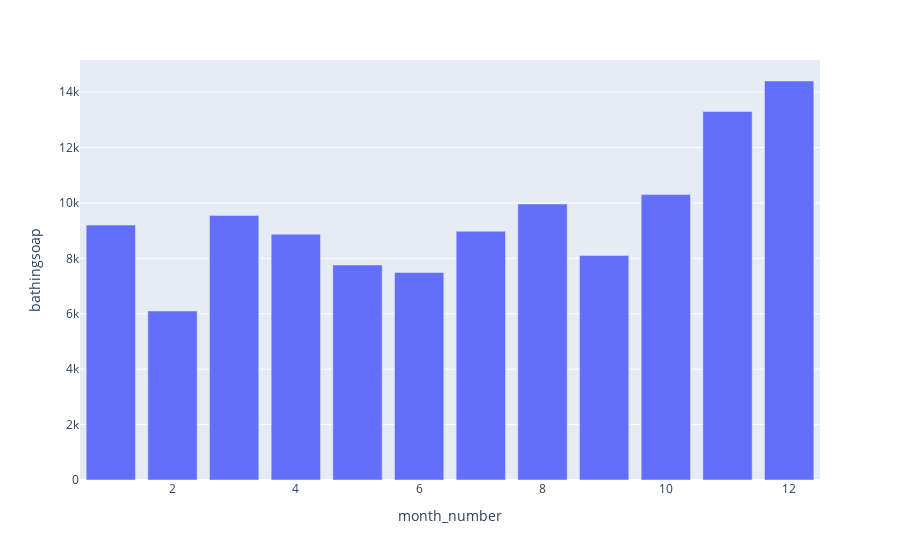

Notebook code cell kept with this figure:
### Code cell
fig = px.bar(df, x='month_number', y='bathingsoap')
fig.show()

### Figure 1 — Plotly figure (JSON) as saved in the notebook; plotly's stock layout.template omitted (floating-point values rounded to 4 significant figures)
{"data": [{"alignmentgroup": "True", "hovertemplate": "month_number=%{x}<br>bathingsoap=%{y}<extra></extra>", "legendgroup": "", "marker": {"color": "#636efa", "pattern": {"shape": ""}}, "name": "", "offsetgroup": "", "orientation": "v", "showlegend": false, "textposition": "auto", "type": "bar", "x": [1, 2, 3, 4, 5, 6, 7, 8, 9, 10, 11, 12], "xaxis": "x", "y": [9200, 6100, 9550, 8870, 7760, 7490, 8980, 9960, 8100, 10300, 13300, 14400], "yaxis": "y"}], "layout": {"barmode": "relative", "legend": {"tracegroupgap": 0}, "margin": {"t": 60}, "xaxis": {"anchor": "y", "domain": [0, 1], "title": {"text": "month_number"}}, "yaxis": {"anchor": "x", "domain": [0, 1], "title": {"text": "bathingsoap"}}}}
